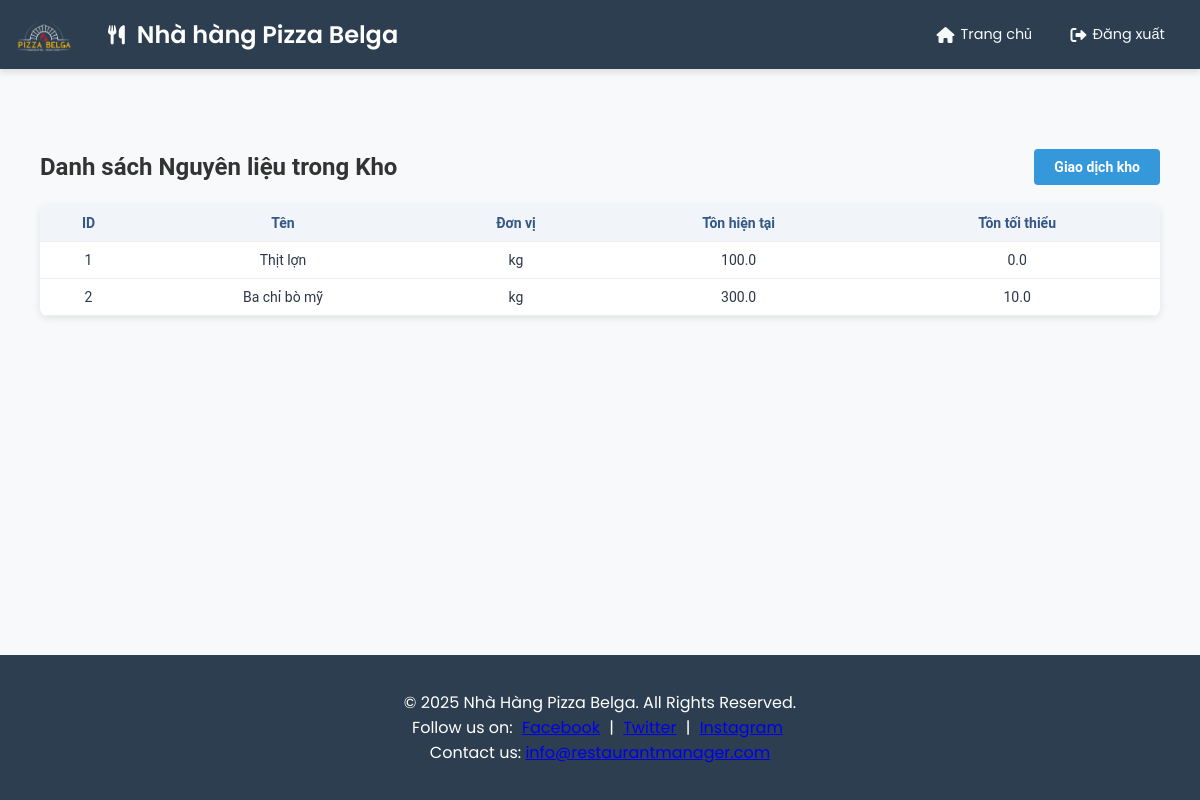
The page /warehouse/ on the database its author committed.
### models/ingredient.py (models this page shows, shortened)
class Ingredient(db.Model):
    __tablename__ = 'ingredients'
    id = db.Column(db.Integer, primary_key=True)
    name = db.Column(db.String(120), nullable=False)
    unit = db.Column(db.String(20))
    image = db.Column(db.Text)
    name_supplier = db.Column(db.Text)
    current_stock = db.Column(db.Float, default=0.0)
    min_stock = db.Column(db.Float, default=0.0)
    transactions = db.relationship("WarehouseTransaction", backref="ingredient", lazy=True)

### routes/warehouse.py (the view)
@warehouse_bp.route('/')
def list_ingredients():
    ingredients = Ingredient.query.all()
    return render_template('warehouse.html', ingredients=ingredients)

### app.py (called while the page is built)
@app.before_request
def log_request_info():
    logging.info(f"Request: {request.method} {request.path}")
    logging.info(f"Headers: {request.headers}")
    logging.info(f"Body: {request.get_data()}")

@app.after_request
def log_response_info(response):
    logging.info(f"Response status: {response.status}")
    return response

### templates/warehouse.html (shortened to what this page needs)
{% extends "layout.html" %}
{% block head %}
<link rel="stylesheet" href="{{ url_for('static', filename='css/warehouse.css') }}">
{% endblock %}
{% block content %}
<div class="warehouse-container">
  <div class="warehouse-header">
    <h2>Danh sách Nguyên liệu trong Kho</h2>
    <div class="warehouse-actions">
      <a href="{{ url_for('warehouse.transaction') }}" class="btn btn-transaction">Giao dịch kho</a>
    </div>
  </div>
  <table class="warehouse-table">
    <thead>
      <tr>
        <th>ID</th>
        <th>Tên</th>
        <th>Đơn vị</th>
        <th>Tồn hiện tại</th>
        <th>Tồn tối thiểu</th>
      </tr>
    </thead>
    <tbody>
      {% for ingredient in ingredients %}
      <tr>
        <td>{{ ingredient.id }}</td>
        <td>{{ ingredient.name }}</td>
        <td>{{ ingredient.unit }}</td>
        <td>{{ ingredient.current_stock }}</td>
        <td>{{ ingredient.min_stock }}</td>
      </tr>
      {% endfor %}
    </tbody>
  </table>
</div>
{% endblock %}

### static/css/style.css (style rules this page uses)
:root { --primary-color: #4a6fa5; --primary-dark: #345785; --secondary-color: #ff7e5f; --accent-color: #38b2ac; --background-color: #f8f9fa; --header-bg: #2c3e50; --header-hover: #34495e; --text-light: #f8f9fa; --text-dark: #2d3748; --border-color: #e2e8f0; --success-color: #38a169; --warning-color: #e9b949; --danger-color: #e53e3e; --info-color: #4299e1; }
* { margin: 0; padding: 0; box-sizing: border-box; }
body { font-family: 'Poppins', sans-serif; background-color: var(--background-color); color: var(--text-dark); min-height: 100vh; display: flex; flex-direction: column; }
.btn { padding: 8px 16px; border-radius: 4px; border: none; cursor: pointer; font-weight: 500; transition: all 0.2s ease; }
table { width: 100%; border-collapse: collapse; margin: 15px 0; }
table th, table td { padding: 12px 15px; text-align: left; border-bottom: 1px solid var(--border-color); }
table th { background-color: #f1f5f9; color: var(--primary-dark); font-weight: 600; }

### static/css/order.css (style rules this page uses)
.btn { display: inline-block; padding: 8px 16px; background-color: #3498db; color: white; text-decoration: none; border-radius: 4px; font-weight: 600; transition: background-color 0.3s; }

### static/css/ingredient.css (style rules this page uses)
.btn { padding: 10px 20px; border-radius: 4px; text-decoration: none; font-size: 14px; transition: background-color 0.3s ease; color: #fff; display: inline-block; }

### static/css/warehouse.css (style rules this page uses)
.warehouse-container { max-width: 1200px; margin: 40px auto; padding: 20px; font-family: 'Roboto', sans-serif; }
.warehouse-header { display: flex; justify-content: space-between; align-items: center; margin-bottom: 20px; }
.warehouse-header h2 { margin: 0; color: #333; }
.warehouse-actions .btn { padding: 10px 20px; border-radius: 4px; text-decoration: none; color: #fff; margin-left: 10px; transition: background-color 0.3s ease; font-size: 14px; }
.btn-transaction { background-color: #3498db; }
.warehouse-table { width: 100%; border-collapse: collapse; background-color: #fff; box-shadow: 0 2px 8px rgba(0,0,0,0.1); border-radius: 8px; overflow: hidden; }
.warehouse-table thead { background-color: #f8f9fa; }
.warehouse-table th, .warehouse-table td { padding: 10px; text-align: center; border-bottom: 1px solid #eee; font-size: 14px; }
.warehouse-table tbody tr:last-child { border-bottom: none; }

### rows shown on the page
Ingredient: id "1", name "Thịt lợn", unit "kg", current_stock "100.0", min_stock "0.0"
Ingredient: id "2", name "Ba chỉ bò mỹ", unit "kg", current_stock "300.0", min_stock "10.0"
